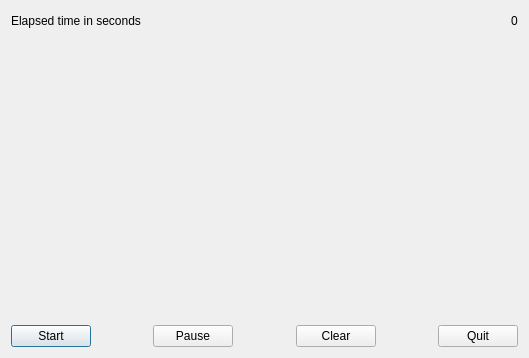
<?xml version="1.0" encoding="UTF-8"?>
<ui version="4.0">
 <class>Dialog</class>
 <widget class="QDialog" name="Dialog">
  <property name="geometry">
   <rect>
    <x>0</x>
    <y>0</y>
    <width>529</width>
    <height>358</height>
   </rect>
  </property>
  <property name="windowTitle">
   <string>Dialog</string>
  </property>
  <layout class="QVBoxLayout" name="verticalLayout">
   <item>
    <layout class="QHBoxLayout" name="horizontalLayout">
     <item>
      <widget class="QLabel" name="label">
       <property name="text">
        <string>Elapsed time in seconds</string>
       </property>
      </widget>
     </item>
     <item>
      <spacer name="horizontalSpacer">
       <property name="orientation">
        <enum>Qt::Horizontal</enum>
       </property>
       <property name="sizeHint" stdset="0">
        <size>
         <width>40</width>
         <height>20</height>
        </size>
       </property>
      </spacer>
     </item>
     <item>
      <widget class="QLabel" name="timerLabel">
       <property name="text">
        <string>0</string>
       </property>
      </widget>
     </item>
    </layout>
   </item>
   <item>
    <spacer name="verticalSpacer">
     <property name="orientation">
      <enum>Qt::Vertical</enum>
     </property>
     <property name="sizeHint" stdset="0">
      <size>
       <width>20</width>
       <height>279</height>
      </size>
     </property>
    </spacer>
   </item>
   <item>
    <layout class="QHBoxLayout" name="horizontalLayout_2">
     <item>
      <widget class="QPushButton" name="start">
       <property name="text">
        <string>Start</string>
       </property>
      </widget>
     </item>
     <item>
      <spacer name="horizontalSpacer_2">
       <property name="orientation">
        <enum>Qt::Horizontal</enum>
       </property>
       <property name="sizeHint" stdset="0">
        <size>
         <width>40</width>
         <height>20</height>
        </size>
       </property>
      </spacer>
     </item>
     <item>
      <widget class="QPushButton" name="pause">
       <property name="text">
        <string>Pause</string>
       </property>
      </widget>
     </item>
     <item>
      <spacer name="horizontalSpacer_3">
       <property name="orientation">
        <enum>Qt::Horizontal</enum>
       </property>
       <property name="sizeHint" stdset="0">
        <size>
         <width>40</width>
         <height>20</height>
        </size>
       </property>
      </spacer>
     </item>
     <item>
      <widget class="QPushButton" name="clear">
       <property name="text">
        <string>Clear</string>
       </property>
      </widget>
     </item>
     <item>
      <spacer name="horizontalSpacer_4">
       <property name="orientation">
        <enum>Qt::Horizontal</enum>
       </property>
       <property name="sizeHint" stdset="0">
        <size>
         <width>40</width>
         <height>20</height>
        </size>
       </property>
      </spacer>
     </item>
     <item>
      <widget class="QPushButton" name="quit">
       <property name="text">
        <string>Quit</string>
       </property>
      </widget>
     </item>
    </layout>
   </item>
  </layout>
 </widget>
 <layoutdefault spacing="6" margin="11"/>
 <resources/>
 <connections/>
</ui>
